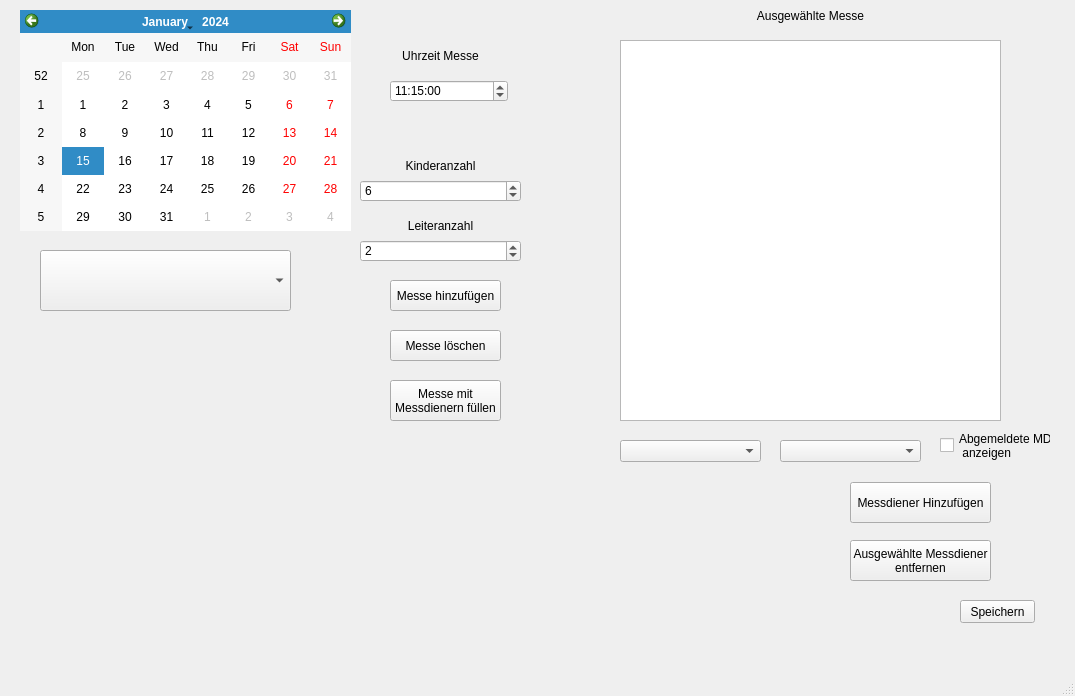
<?xml version="1.0" encoding="UTF-8"?>
<ui version="4.0">
 <class>Assignment_Window</class>
 <widget class="QMainWindow" name="Assignment_Window">
  <property name="geometry">
   <rect>
    <x>0</x>
    <y>0</y>
    <width>1075</width>
    <height>696</height>
   </rect>
  </property>
  <property name="cursor">
   <cursorShape>ArrowCursor</cursorShape>
  </property>
  <property name="windowTitle">
   <string>Plan Schreiben</string>
  </property>
  <widget class="QWidget" name="centralwidget">
   <widget class="QCalendarWidget" name="calendarWidget">
    <property name="geometry">
     <rect>
      <x>20</x>
      <y>10</y>
      <width>331</width>
      <height>221</height>
     </rect>
    </property>
    <property name="gridVisible">
     <bool>false</bool>
    </property>
   </widget>
   <widget class="QComboBox" name="comboBox_Services">
    <property name="geometry">
     <rect>
      <x>40</x>
      <y>250</y>
      <width>251</width>
      <height>61</height>
     </rect>
    </property>
    <property name="insertPolicy">
     <enum>QComboBox::InsertAlphabetically</enum>
    </property>
   </widget>
   <widget class="QComboBox" name="comboBox_Churchservers">
    <property name="geometry">
     <rect>
      <x>780</x>
      <y>440</y>
      <width>141</width>
      <height>22</height>
     </rect>
    </property>
    <property name="insertPolicy">
     <enum>QComboBox::InsertAlphabetically</enum>
    </property>
   </widget>
   <widget class="QSpinBox" name="spinBox_groupleader">
    <property name="geometry">
     <rect>
      <x>360</x>
      <y>240</y>
      <width>161</width>
      <height>22</height>
     </rect>
    </property>
    <property name="suffix">
     <string/>
    </property>
    <property name="value">
     <number>2</number>
    </property>
   </widget>
   <widget class="QLabel" name="label">
    <property name="geometry">
     <rect>
      <x>360</x>
      <y>210</y>
      <width>161</width>
      <height>31</height>
     </rect>
    </property>
    <property name="text">
     <string>Leiteranzahl</string>
    </property>
    <property name="alignment">
     <set>Qt::AlignCenter</set>
    </property>
   </widget>
   <widget class="QLabel" name="label_2">
    <property name="geometry">
     <rect>
      <x>360</x>
      <y>150</y>
      <width>161</width>
      <height>31</height>
     </rect>
    </property>
    <property name="text">
     <string>Kinderanzahl</string>
    </property>
    <property name="alignment">
     <set>Qt::AlignCenter</set>
    </property>
   </widget>
   <widget class="QListWidget" name="listWidget">
    <property name="geometry">
     <rect>
      <x>620</x>
      <y>40</y>
      <width>381</width>
      <height>381</height>
     </rect>
    </property>
    <property name="minimumSize">
     <size>
      <width>381</width>
      <height>381</height>
     </size>
    </property>
    <property name="selectionMode">
     <enum>QAbstractItemView::ExtendedSelection</enum>
    </property>
   </widget>
   <widget class="QPushButton" name="pushButton_delete_service">
    <property name="geometry">
     <rect>
      <x>390</x>
      <y>330</y>
      <width>111</width>
      <height>31</height>
     </rect>
    </property>
    <property name="text">
     <string>Messe löschen</string>
    </property>
   </widget>
   <widget class="QPushButton" name="pushButton_add_service">
    <property name="geometry">
     <rect>
      <x>390</x>
      <y>280</y>
      <width>111</width>
      <height>31</height>
     </rect>
    </property>
    <property name="text">
     <string>Messe hinzufügen</string>
    </property>
   </widget>
   <widget class="QPushButton" name="pushButton_fill_service">
    <property name="geometry">
     <rect>
      <x>390</x>
      <y>380</y>
      <width>111</width>
      <height>41</height>
     </rect>
    </property>
    <property name="text">
     <string>Messe mit
Messdienern füllen</string>
    </property>
   </widget>
   <widget class="QPushButton" name="pushButton_add_cserver">
    <property name="geometry">
     <rect>
      <x>850</x>
      <y>482</y>
      <width>141</width>
      <height>41</height>
     </rect>
    </property>
    <property name="text">
     <string>Messdiener Hinzufügen</string>
    </property>
   </widget>
   <widget class="QPushButton" name="pushButton_save">
    <property name="geometry">
     <rect>
      <x>960</x>
      <y>600</y>
      <width>75</width>
      <height>23</height>
     </rect>
    </property>
    <property name="text">
     <string>Speichern</string>
    </property>
   </widget>
   <widget class="QComboBox" name="comboBox_Grades">
    <property name="geometry">
     <rect>
      <x>620</x>
      <y>440</y>
      <width>141</width>
      <height>22</height>
     </rect>
    </property>
    <property name="insertPolicy">
     <enum>QComboBox::InsertAlphabetically</enum>
    </property>
   </widget>
   <widget class="QSpinBox" name="spinBox_cserver">
    <property name="geometry">
     <rect>
      <x>360</x>
      <y>180</y>
      <width>161</width>
      <height>22</height>
     </rect>
    </property>
    <property name="value">
     <number>6</number>
    </property>
   </widget>
   <widget class="QPushButton" name="pushButton_remove_cservers">
    <property name="geometry">
     <rect>
      <x>850</x>
      <y>540</y>
      <width>141</width>
      <height>41</height>
     </rect>
    </property>
    <property name="text">
     <string>Ausgewählte Messdiener
entfernen</string>
    </property>
   </widget>
   <widget class="QCheckBox" name="checkBox_show_all_servers">
    <property name="geometry">
     <rect>
      <x>940</x>
      <y>430</y>
      <width>111</width>
      <height>31</height>
     </rect>
    </property>
    <property name="text">
     <string>Abgemeldete MD
 anzeigen</string>
    </property>
   </widget>
   <widget class="QLabel" name="label_3">
    <property name="geometry">
     <rect>
      <x>360</x>
      <y>40</y>
      <width>161</width>
      <height>31</height>
     </rect>
    </property>
    <property name="text">
     <string>Uhrzeit Messe</string>
    </property>
    <property name="alignment">
     <set>Qt::AlignCenter</set>
    </property>
   </widget>
   <widget class="QTimeEdit" name="timeEdit">
    <property name="geometry">
     <rect>
      <x>390</x>
      <y>80</y>
      <width>118</width>
      <height>22</height>
     </rect>
    </property>
    <property name="buttonSymbols">
     <enum>QAbstractSpinBox::UpDownArrows</enum>
    </property>
    <property name="accelerated">
     <bool>false</bool>
    </property>
    <property name="correctionMode">
     <enum>QAbstractSpinBox::CorrectToPreviousValue</enum>
    </property>
    <property name="showGroupSeparator" stdset="0">
     <bool>false</bool>
    </property>
    <property name="time">
     <time>
      <hour>11</hour>
      <minute>15</minute>
      <second>0</second>
     </time>
    </property>
   </widget>
   <widget class="QLabel" name="lable_selected_Service">
    <property name="geometry">
     <rect>
      <x>620</x>
      <y>0</y>
      <width>381</width>
      <height>31</height>
     </rect>
    </property>
    <property name="text">
     <string>Ausgewählte Messe</string>
    </property>
    <property name="alignment">
     <set>Qt::AlignCenter</set>
    </property>
   </widget>
  </widget>
  <widget class="QMenuBar" name="menubar">
   <property name="geometry">
    <rect>
     <x>0</x>
     <y>0</y>
     <width>1075</width>
     <height>21</height>
    </rect>
   </property>
  </widget>
  <widget class="QStatusBar" name="statusbar"/>
 </widget>
 <resources/>
 <connections/>
</ui>
